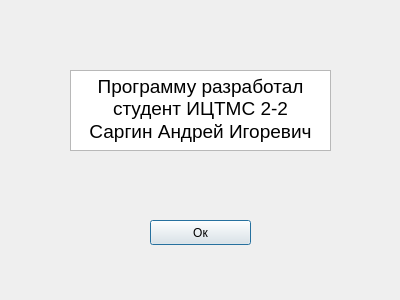
<?xml version="1.0" encoding="UTF-8"?>
<ui version="4.0">
 <class>About</class>
 <widget class="QDialog" name="About">
  <property name="geometry">
   <rect>
    <x>0</x>
    <y>0</y>
    <width>400</width>
    <height>300</height>
   </rect>
  </property>
  <property name="windowTitle">
   <string>Об авторе</string>
  </property>
  <property name="locale">
   <locale language="Russian" country="Russia"/>
  </property>
  <widget class="QTextBrowser" name="textBrowser">
   <property name="geometry">
    <rect>
     <x>70</x>
     <y>70</y>
     <width>261</width>
     <height>81</height>
    </rect>
   </property>
   <property name="html">
    <string>&lt;!DOCTYPE HTML PUBLIC &quot;-//W3C//DTD HTML 4.0//EN&quot; &quot;http://www.w3.org/TR/REC-html40/strict.dtd&quot;&gt;
&lt;html&gt;&lt;head&gt;&lt;meta name=&quot;qrichtext&quot; content=&quot;1&quot; /&gt;&lt;style type=&quot;text/css&quot;&gt;
p, li { white-space: pre-wrap; }
&lt;/style&gt;&lt;/head&gt;&lt;body style=&quot; font-family:'Ubuntu'; font-size:11pt; font-weight:400; font-style:normal;&quot;&gt;
&lt;p align=&quot;center&quot; style=&quot; margin-top:0px; margin-bottom:0px; margin-left:0px; margin-right:0px; -qt-block-indent:0; text-indent:0px;&quot;&gt;&lt;span style=&quot; font-size:14pt;&quot;&gt;Программу разработал студент ИЦТМС 2-2&lt;/span&gt;&lt;/p&gt;
&lt;p align=&quot;center&quot; style=&quot; margin-top:0px; margin-bottom:0px; margin-left:0px; margin-right:0px; -qt-block-indent:0; text-indent:0px;&quot;&gt;&lt;span style=&quot; font-size:14pt;&quot;&gt;Саргин Андрей Игоревич&lt;/span&gt;&lt;/p&gt;&lt;/body&gt;&lt;/html&gt;</string>
   </property>
  </widget>
  <widget class="QPushButton" name="pushButton">
   <property name="geometry">
    <rect>
     <x>150</x>
     <y>220</y>
     <width>101</width>
     <height>25</height>
    </rect>
   </property>
   <property name="text">
    <string>Ок</string>
   </property>
  </widget>
 </widget>
 <resources/>
 <connections/>
</ui>
